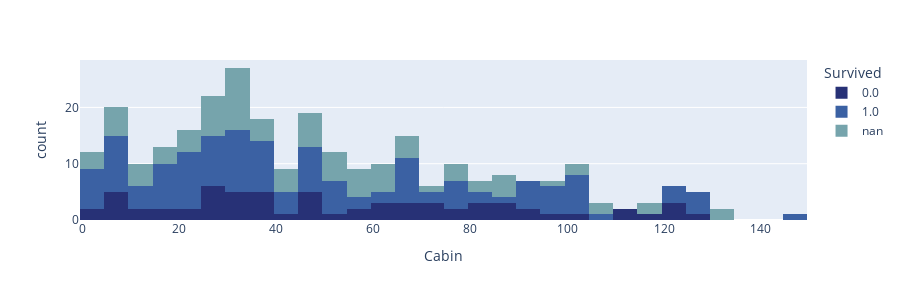

The notebook cell saved with this chart:
### Code cell
dfplt = df.copy(deep=True)
dfplt["Survived"] = dfplt["Survived"].astype(str)
fig = px.histogram(dfplt, x="Cabin",color="Survived", height=300,
                   color_discrete_sequence=cm)
fig.show()

### Figure 1 — Plotly figure (JSON) as saved in the notebook; plotly's stock layout.template omitted (floating-point values rounded to 4 significant figures; data arrays with more than 128 entries replaced by an {"elided": "..."} marker saying what was removed)
{"data": [{"bingroup": "x", "hovertemplate": "Survived=0.0<br>Cabin=%{x}<br>count=%{y}<extra></extra>", "legendgroup": "0.0", "marker": {"color": "#273176", "pattern": {"shape": ""}}, "name": "0.0", "orientation": "v", "showlegend": true, "x": {"elided": "549 float values"}, "xaxis": "x", "yaxis": "y", "type": "histogram"}, {"bingroup": "x", "hovertemplate": "Survived=1.0<br>Cabin=%{x}<br>count=%{y}<extra></extra>", "legendgroup": "1.0", "marker": {"color": "#3B61A3", "pattern": {"shape": ""}}, "name": "1.0", "orientation": "v", "showlegend": true, "x": {"elided": "342 float values"}, "xaxis": "x", "yaxis": "y", "type": "histogram"}, {"bingroup": "x", "hovertemplate": "Survived=nan<br>Cabin=%{x}<br>count=%{y}<extra></extra>", "legendgroup": "nan", "marker": {"color": "#76A4AC", "pattern": {"shape": ""}}, "name": "nan", "orientation": "v", "showlegend": true, "x": {"elided": "418 float values"}, "xaxis": "x", "yaxis": "y", "type": "histogram"}], "layout": {"xaxis": {"anchor": "y", "domain": [0.0, 1.0], "title": {"text": "Cabin"}}, "yaxis": {"anchor": "x", "domain": [0.0, 1.0], "title": {"text": "count"}}, "legend": {"title": {"text": "Survived"}, "tracegroupgap": 0}, "margin": {"t": 60}, "barmode": "relative", "height": 300}}
